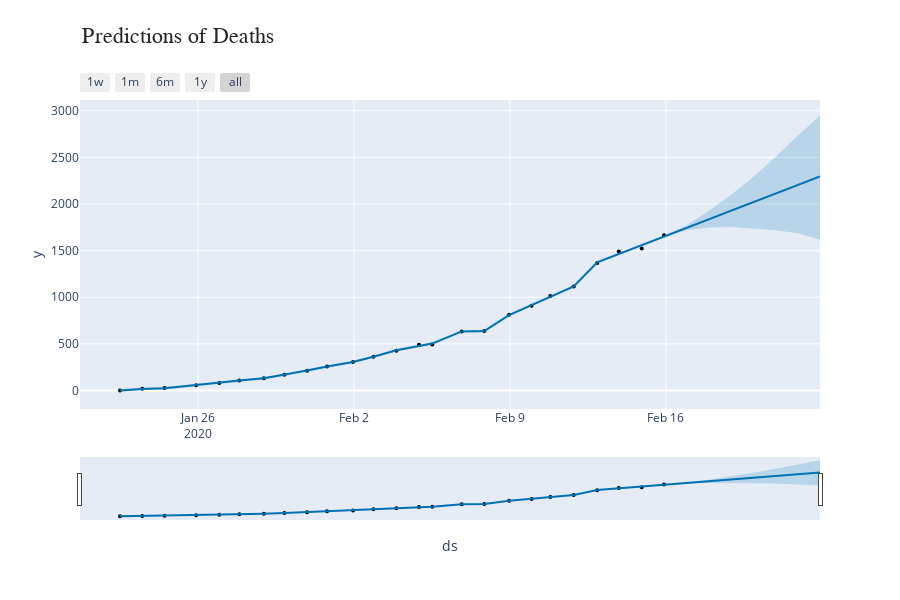

The notebook cell saved with this chart:
### Code cell
fig = plot_plotly(prophetd, deaths_forecast)  
annotations = []
annotations.append(dict(xref='paper', yref='paper', x=0, y=1.25,
                              xanchor='left', yanchor='top',
                              text='Predictions of Deaths',
                              font=dict(family='Arial', size=22,color='rgb(37,37,37)'),showarrow=False))
fig.update_layout(annotations=annotations)
fig.show()
py.plot(fig, filename='death_forcasting.html')
